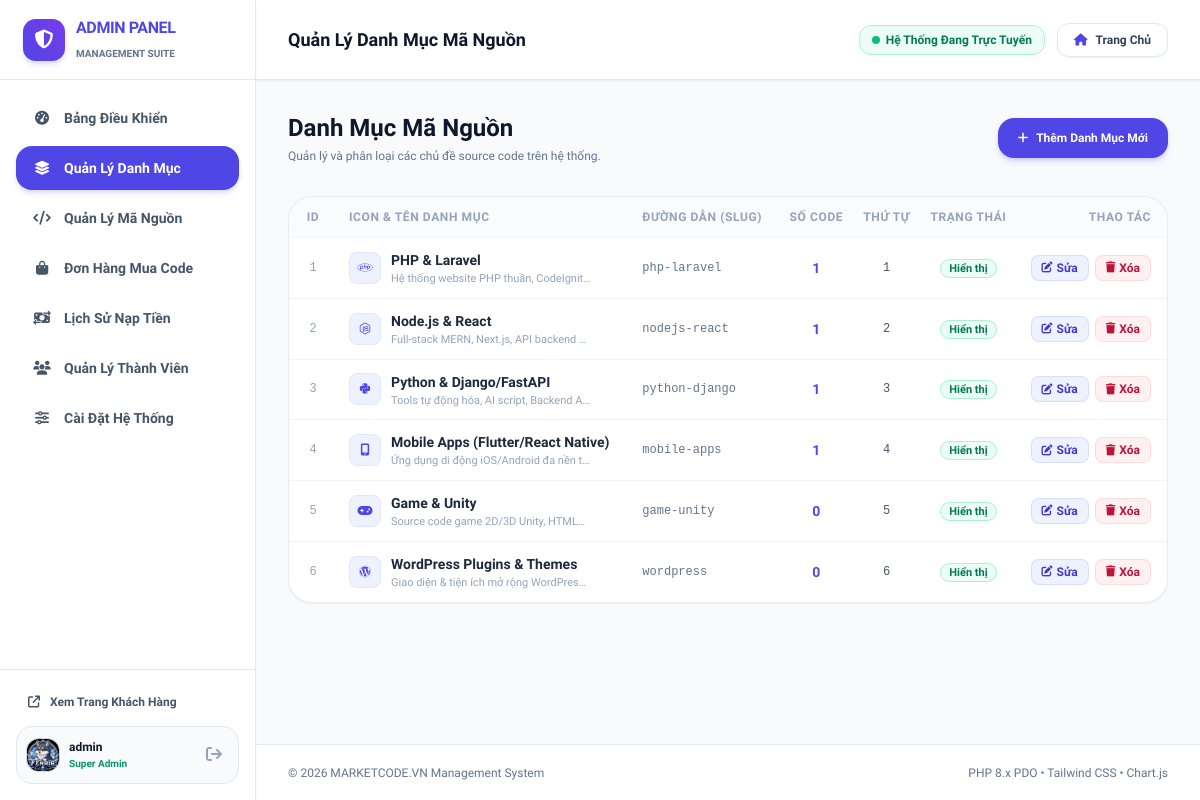
Screenshot of /admin/categories.php (signed in) with the database file from the repository.
### tables this page shows
CREATE TABLE `users` (
  `id` int unsigned NOT NULL AUTO_INCREMENT,
  `username` varchar(50) NOT NULL,
  `email` varchar(100) NOT NULL,
  `password` varchar(255) NOT NULL,
  `fullname` varchar(100) DEFAULT NULL,
  `avatar` varchar(255) DEFAULT 'assets/images/default-avatar.png',
  `balance` decimal(15,2) NOT NULL DEFAULT '0.00' COMMENT 'Số dư khả dụng hiện tại',
  `total_deposited` decimal(15,2) NOT NULL DEFAULT '0.00' COMMENT 'Tổng tiền đã nạp tích lũy',
  `role` enum('user','admin') NOT NULL DEFAULT 'user',
  `status` enum('active','banned') NOT NULL DEFAULT 'active',
  `oauth_provider` varchar(30) DEFAULT NULL COMMENT 'google, facebook, zalo',
  `oauth_uid` varchar(100) DEFAULT NULL,
  `remember_token` varchar(100) DEFAULT NULL,
  `created_at` datetime NOT NULL DEFAULT CURRENT_TIMESTAMP,
  `updated_at` datetime NOT NULL DEFAULT CURRENT_TIMESTAMP ON UPDATE CURRENT_TIMESTAMP,
  PRIMARY KEY (`id`),
  UNIQUE KEY `uk_users_username` (`username`),
  UNIQUE KEY `uk_users_email` (`email`),
  KEY `idx_users_role` (`role`),
  KEY `idx_users_status` (`status`),
  KEY `idx_users_oauth` (`oauth_provider`,`oauth_uid`)
);

CREATE TABLE `categories` (
  `id` int unsigned NOT NULL AUTO_INCREMENT,
  `name` varchar(100) NOT NULL,
  `slug` varchar(120) NOT NULL,
  `icon` varchar(50) DEFAULT 'fas fa-code' COMMENT 'FontAwesome class hoặc SVG name',
  `description` varchar(255) DEFAULT NULL,
  `sort_order` int NOT NULL DEFAULT '0',
  `status` tinyint(1) NOT NULL DEFAULT '1' COMMENT '1: Hiện, 0: Ẩn',
  `created_at` datetime NOT NULL DEFAULT CURRENT_TIMESTAMP,
  `updated_at` datetime NOT NULL DEFAULT CURRENT_TIMESTAMP ON UPDATE CURRENT_TIMESTAMP,
  PRIMARY KEY (`id`),
  UNIQUE KEY `uk_categories_slug` (`slug`),
  KEY `idx_categories_status_sort` (`status`,`sort_order`)
);

### config/config.php (called while the page is built, shortened)
<?php
try {
    $db = Database::getInstance();
    $db->exec("CREATE TABLE IF NOT EXISTS `password_resets` (
        `id` INT UNSIGNED AUTO_INCREMENT PRIMARY KEY,
        `email` VARCHAR(255) NOT NULL,
        `token` VARCHAR(10) NOT NULL,
        `created_at` DATETIME DEFAULT CURRENT_TIMESTAMP
    ) ENGINE=InnoDB DEFAULT CHARSET=utf8mb4 COLLATE=utf8mb4_unicode_ci;");
} catch (Exception $e) {
    $db = null;
}
function xss_clean(?string $data): string {
    return htmlspecialchars(trim($data), ENT_QUOTES, 'UTF-8');
}
function is_logged(): bool {
    return !empty($_SESSION['user_id']);
}
function current_user(): ?array {
    global $db;
    try {
        $stmt = $db->prepare("SELECT id, username, email, fullname, avatar, balance, total_deposited, role, status FROM users WHERE id = ? LIMIT 1");
        $stmt->execute([$_SESSION['user_id']]);
        $cachedUser = $stmt->fetch() ?: null;
        return $cachedUser;
    } catch (Exception $e) {
        return null;
    }
}
function get_user_avatar(?array $user): string {
    $displayName = !empty($user['fullname']) ? $user['fullname'] : (!empty($user['username']) ? $user['username'] : 'User');
    $defaultAvatar = 'https://ui-avatars.com/api/?name=' . urlencode($displayName) . '&background=6366f1&color=fff&bold=true&rounded=true';
    $avatar = trim($user['avatar']);
    $localPath = ROOT_PATH . '/' . ltrim($avatar, '/');
    if (file_exists($localPath)) {
        return BASE_URL . '/' . ltrim($avatar, '/');
    }
    return $defaultAvatar;
}

### admin/categories.php (the view, shortened to what this page needs)
<?php
require_once __DIR__ . '/includes/admin_header.php';
$categories = [];
if ($db) {
    try {
        $categories = $db->query("SELECT c.*, (SELECT COUNT(*) FROM products WHERE category_id = c.id) as product_count
                                 FROM categories c ORDER BY c.sort_order ASC, c.id DESC")->fetchAll();
    } catch (Exception $e) {}
}
?>
<div class="space-y-8">
    <div class="flex flex-col sm:flex-row items-start sm:items-center justify-between gap-4">
        <div>
            <h1 class="text-2xl font-black text-slate-900">Danh Mục Mã Nguồn</h1>
            <p class="text-xs text-slate-500 mt-1">Quản lý và phân loại các chủ đề source code trên hệ thống.</p>
        </div>
        <button type="button" onclick="openCategoryModal()" class="btn-shimmer px-5 py-3 rounded-2xl bg-indigo-600 hover:bg-indigo-700 text-white font-bold text-xs shadow-md shadow-indigo-500/25 flex items-center gap-2">
            <i class="fa-solid fa-plus"></i>Thêm Danh Mục Mới
        </button>
    </div>
    <div class="rounded-3xl bg-white border border-slate-200/80 shadow-sm overflow-hidden">
        <div class="w-full overflow-x-auto">
            <table class="w-full text-left text-sm border-collapse">
                <thead>
                    <tr class="border-b border-slate-100 text-xs uppercase text-slate-400 bg-slate-50/70 font-semibold tracking-wider">
                        <th class="py-3 px-3 w-12 text-center whitespace-nowrap">ID</th>
                        <th class="py-3 px-3 min-w-[180px] whitespace-nowrap">Icon &amp; Tên Danh Mục</th>
                        <th class="py-3 px-3 whitespace-nowrap">Đường Dẫn (Slug)</th>
                        <th class="py-3 px-2.5 text-center whitespace-nowrap">Số Code</th>
                        <th class="py-3 px-2 text-center whitespace-nowrap">Thứ Tự</th>
                        <th class="py-3 px-2.5 text-center whitespace-nowrap">Trạng Thái</th>
                        <th class="py-3 pr-4 pl-2 text-right whitespace-nowrap">Thao Tác</th>
                    </tr>
                </thead>
                <tbody class="divide-y divide-slate-100">
                    <?php if (!empty($categories)): ?>
                        <?php foreach ($categories as $cat): ?>
                            <tr class="hover:bg-slate-50/60 transition-colors">
                                <td class="py-3 px-3 w-12 text-center font-mono text-xs text-slate-400 whitespace-nowrap"><?= $cat['id'] ?></td>
                                <td class="py-3 px-3 min-w-[180px]">
                                    <div class="flex items-center gap-2.5">
                                        <div class="w-8 h-8 rounded-lg bg-indigo-50 border border-indigo-100 flex items-center justify-center text-indigo-600 shrink-0 text-xs">
                                            <i class="<?= xss_clean($cat['icon']) ?>"></i>
                                        </div>
                                        <div class="min-w-0">
                                            <strong class="text-slate-800 block font-bold text-xs sm:text-sm truncate leading-snug"><?= xss_clean($cat['name']) ?></strong>
                                            <span class="text-[11px] text-slate-400 truncate block leading-tight mt-0.5 max-w-[200px]"><?= xss_clean($cat['description'] ?? 'Không có mô tả') ?></span>
                                        </div>
                                    </div>
                                </td>
                                <td class="py-3 px-3 font-mono text-xs text-slate-500 whitespace-nowrap"><?= xss_clean($cat['slug']) ?></td>
                                <td class="py-3 px-2.5 text-center font-bold text-indigo-600 whitespace-nowrap"><?= (int)$cat['product_count'] ?></td>
                                <td class="py-3 px-2 text-center font-mono text-xs text-slate-600 whitespace-nowrap"><?= $cat['sort_order'] ?></td>
                                <td class="py-3 px-2.5 text-center whitespace-nowrap">
                                    <span class="px-2 py-0.5 rounded-full text-[11px] font-bold <?= $cat['status'] ? 'bg-emerald-50 text-emerald-700 border border-emerald-200' : 'bg-slate-100 text-slate-600 border border-slate-200' ?>">
                                        <?= $cat['status'] ? 'Hiển thị' : 'Đang ẩn' ?>
                                    </span>
                                </td>
                                <td class="py-3 pr-4 pl-2 text-right whitespace-nowrap">
                                    <div class="inline-flex items-center justify-end gap-1.5 whitespace-nowrap">
                                        <button type="button" onclick="editCategory(<?= htmlspecialchars(json_encode($cat)) ?>)" class="px-2.5 py-1 text-xs font-semibold rounded-lg bg-indigo-50 hover:bg-indigo-100 text-indigo-700 border border-indigo-200/60 inline-flex items-center gap-1 transition-colors cursor-pointer shrink-0">
                                            <i class="fa-solid fa-pen-to-square text-[11px]"></i><span>Sửa</span>
                                        </button>
                                        <button type="button" onclick="confirmDeleteCat(<?= $cat['id'] ?>, '<?= addslashes($cat['name']) ?>')" class="px-2.5 py-1 text-xs font-semibold rounded-lg bg-rose-50 hover:bg-rose-100 text-rose-700 border border-rose-200/60 inline-flex items-center gap-1 transition-colors cursor-pointer shrink-0">
                                            <i class="fa-solid fa-trash text-[11px]"></i><span>Xóa</span>
                                        </button>
                                    </div>
                                </td>
                            </tr>
                        <?php endforeach; ?>
                    <?php else: ?>
                        <tr><td colspan="7" class="py-8 text-center text-xs text-slate-400">Chưa có danh mục nào.</td></tr>
                    <?php endif; ?>
                </tbody>
            </table>
        </div>
    </div>
</div>
<?php require_once __DIR__ . '/includes/admin_footer.php'; ?>

### admin/includes/sidebar.php (shortened to what this page needs)
<?php
$adminUri = parse_url($_SERVER['REQUEST_URI'] ?? '', PHP_URL_PATH);
$adminCleanUri = rtrim($adminUri, '/');
$currentAdminPage = basename($_SERVER['SCRIPT_NAME'] ?? '');
?>
<aside class="w-64 bg-white border-r border-slate-200 flex flex-col justify-between hidden lg:flex sticky top-0 h-screen shrink-0 z-40 shadow-sm">
    <div>
        <a href="<?= BASE_URL ?>/admin/" class="h-20 flex items-center px-6 border-b border-slate-200 gap-3 group">
            <?php
            $adminLogoUrl = '';
            ?>
            <?php if (!empty($adminLogoUrl)): ?>
                <img src="<?= htmlspecialchars($adminLogoUrl) ?>" alt="Logo" class="w-10 h-10 rounded-xl object-cover border border-slate-200 shadow-sm group-hover:scale-105 transition-transform">
            <?php else: ?>
                <div class="w-10 h-10 rounded-xl bg-gradient-to-tr from-indigo-600 to-violet-600 flex items-center justify-center text-white shadow-md shadow-indigo-500/20 group-hover:scale-105 transition-transform">
                    <i class="fa-solid fa-shield-halved text-lg"></i>
                </div>
            <?php endif; ?>
            <div>
                <span class="text-base font-extrabold tracking-tight text-slate-900 block group-hover:text-indigo-600 transition-colors">ADMIN PANEL</span>
                <span class="text-[10px] text-slate-500 font-semibold uppercase">Management Suite</span>
            </div>
        </a>
        <nav class="p-4 space-y-1.5 text-sm">
            <a href="<?= BASE_URL ?>/admin/" class="flex items-center gap-3 px-4 py-3 rounded-2xl font-bold transition-all <?= in_array($adminCleanUri, ['/admin', '/admin/index.php']) ? 'bg-indigo-600 text-white shadow-md shadow-indigo-500/20' : 'text-slate-600 hover:bg-slate-50 hover:text-slate-900' ?>">
                <i class="fa-solid fa-gauge-high w-5 text-center"></i>
                <span>Bảng Điều Khiển</span>
            </a>
            <a href="<?= BASE_URL ?>/admin/categories" class="flex items-center gap-3 px-4 py-3 rounded-2xl font-bold transition-all <?= ($currentAdminPage === 'categories.php' || str_ends_with($adminCleanUri, '/categories')) ? 'bg-indigo-600 text-white shadow-md shadow-indigo-500/20' : 'text-slate-600 hover:bg-slate-50 hover:text-slate-900' ?>">
                <i class="fa-solid fa-layer-group w-5 text-center"></i>
                <span>Quản Lý Danh Mục</span>
            </a>
            <a href="<?= BASE_URL ?>/admin/products" class="flex items-center gap-3 px-4 py-3 rounded-2xl font-bold transition-all <?= ($currentAdminPage === 'products.php' || str_ends_with($adminCleanUri, '/products')) ? 'bg-indigo-600 text-white shadow-md shadow-indigo-500/20' : 'text-slate-600 hover:bg-slate-50 hover:text-slate-900' ?>">
                <i class="fa-solid fa-code w-5 text-center"></i>
                <span>Quản Lý Mã Nguồn</span>
            </a>
            <a href="<?= BASE_URL ?>/admin/orders" class="flex items-center gap-3 px-4 py-3 rounded-2xl font-bold transition-all <?= ($currentAdminPage === 'orders.php' || str_ends_with($adminCleanUri, '/orders')) ? 'bg-indigo-600 text-white shadow-md shadow-indigo-500/20' : 'text-slate-600 hover:bg-slate-50 hover:text-slate-900' ?>">
                <i class="fa-solid fa-bag-shopping w-5 text-center"></i>
                <span>Đơn Hàng Mua Code</span>
            </a>
            <a href="<?= BASE_URL ?>/admin/deposits" class="flex items-center gap-3 px-4 py-3 rounded-2xl font-bold transition-all <?= ($currentAdminPage === 'deposits.php' || $currentAdminPage === 'transactions.php' || str_ends_with($adminCleanUri, '/deposits') || str_ends_with($adminCleanUri, '/transactions')) ? 'bg-indigo-600 text-white shadow-md shadow-indigo-500/20' : 'text-slate-600 hover:bg-slate-50 hover:text-slate-900' ?>">
                <i class="fa-solid fa-money-bill-transfer w-5 text-center"></i>
                <span>Lịch Sử Nạp Tiền</span>
            </a>
            <a href="<?= BASE_URL ?>/admin/users" class="flex items-center gap-3 px-4 py-3 rounded-2xl font-bold transition-all <?= ($currentAdminPage === 'users.php' || str_ends_with($adminCleanUri, '/users')) ? 'bg-indigo-600 text-white shadow-md shadow-indigo-500/20' : 'text-slate-600 hover:bg-slate-50 hover:text-slate-900' ?>">
                <i class="fa-solid fa-users w-5 text-center"></i>
                <span>Quản Lý Thành Viên</span>
            </a>
            <a href="<?= BASE_URL ?>/admin/settings" class="flex items-center gap-3 px-4 py-3 rounded-2xl font-bold transition-all <?= ($currentAdminPage === 'settings.php' || str_ends_with($adminCleanUri, '/settings')) ? 'bg-indigo-600 text-white shadow-md shadow-indigo-500/20' : 'text-slate-600 hover:bg-slate-50 hover:text-slate-900' ?>">
                <i class="fa-solid fa-sliders w-5 text-center"></i>
                <span>Cài Đặt Hệ Thống</span>
            </a>
        </nav>
    </div>
    <div class="p-4 border-t border-slate-200 space-y-2">
        <a href="<?= BASE_URL ?>/" target="_blank" class="flex items-center gap-2.5 px-3 py-2 text-xs font-bold text-slate-600 hover:text-indigo-600 rounded-xl hover:bg-slate-50 transition-colors">
            <i class="fa-solid fa-arrow-up-right-from-square"></i>
            <span>Xem Trang Khách Hàng</span>
        </a>
        <div id="adminProfileBox" class="flex items-center justify-between p-2.5 rounded-2xl bg-slate-50 border border-slate-200 transition-colors">
            <div class="flex items-center gap-2.5">
                <img src="<?= xss_clean(get_user_avatar($currentUser)) ?>" alt="Avatar" onerror="this.onerror=null;this.src='https://ui-avatars.com/api/?name=Admin&background=4f46e5&color=fff&bold=true';" class="w-8 h-8 rounded-xl object-cover ring-1 ring-slate-300">
                <div class="text-xs">
                    <strong class="text-slate-900 block truncate max-w-[100px]"><?= xss_clean($currentUser['username']) ?></strong>
                    <span class="text-emerald-600 text-[10px] font-semibold">Super Admin</span>
                </div>
            </div>
            <a href="<?= BASE_URL ?>/logout" class="text-slate-400 hover:text-rose-600 p-1.5 transition-colors" title="Đăng xuất">
                <i class="fa-solid fa-arrow-right-from-bracket"></i>
            </a>
        </div>
    </div>
</aside>

### assets/css/animations.css (style rules this page uses)
body { opacity: 0; animation: pageFadeIn 0.35s cubic-bezier(0.16, 1, 0.3, 1) forwards; background-color: #F8FAFC; color: #0f172a; }
.btn-shimmer { position: relative; overflow: hidden; }
.btn-shimmer::after { content: ''; position: absolute; top: -50%; left: -150%; width: 200%; height: 200%; background: linear-gradient( 60deg, transparent 30%, rgba(255, 255, 255, 0.25) 50%, transparent 70% ); transform: skewX(-25deg); transition: none; }

### admin/includes/admin_header.php (style rules this page uses)
html { scroll-behavior: smooth; }
* { transition: background-color 0.15s ease, border-color 0.15s ease; }

### rows the page displays
users: avatar (picture), username "admin"
categories: id "1", name "PHP & Laravel", description "Hệ thống website PHP thuần, CodeIgnit…", slug "php-laravel", product_count "1", sort_order "1", status "Hiển thị"
categories: id "2", name "Node.js & React", description "Full-stack MERN, Next.js, API backend…", slug "nodejs-react", product_count "1", sort_order "2", status "Hiển thị"
categories: id "3", name "Python & Django/FastAPI", description "Tools tự động hóa, AI script, Backend A…", slug "python-django", product_count "1", sort_order "3", status "Hiển thị"
categories: id "4", name "Mobile Apps (Flutter/React Native)", description "Ứng dụng di động iOS/Android đa nền t…", slug "mobile-apps", product_count "1", sort_order "4", status "Hiển thị"
categories: id "5", name "Game & Unity", description "Source code game 2D/3D Unity, HTML…", slug "game-unity", product_count "0", sort_order "5", status "Hiển thị"
categories: id "6", name "WordPress Plugins & Themes", description "Giao diện & tiện ích mở rộng WordPres…", slug "wordpress", product_count "0", sort_order "6", status "Hiển thị"

### other values shown
xss_clean($pageTitle) "Quản Lý Danh Mục Mã Nguồn"
